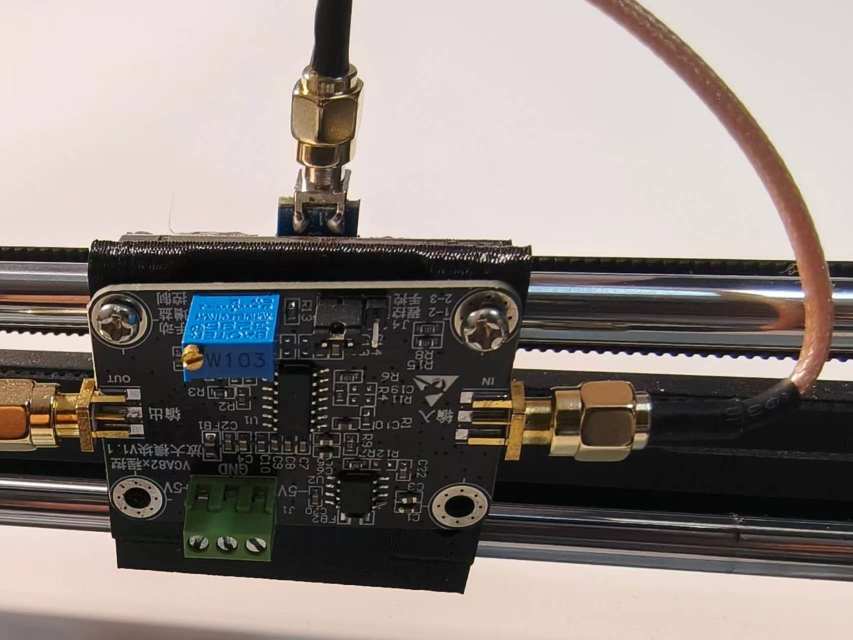
#> input picture assets/photos/analog-front-end.jpg, 1706 x 1280 px (shown at 1/2 size); its folder holds only this picture in this run
$ python -i rules_v2.py   (imports and definitions only)
#> lines starting #> are read from the running program, lines starting #| are printed output that depends on the picture
#> further down, picture is the input picture: shape (1280, 1706, 3); mean B, G, R 126.8, 130.9, 139.9
"""Conservative, reference-driven AOI: grayscale structure and material topology.

No learned model. All thresholds are pixel/pitch/area ratios; no defect positions
or component IDs are embedded. Raw colour supplies an auxiliary material cue.
"""
import time
import cv2
import numpy as np
from aoi.engine import decode, digest, patch, points, polygon_mask, quality

VERSION='rgb-aoi-simple-v2'

# [4 lines left out: function gray_structure, not called in this run]

def gray_display(image):
    gray=cv2.cvtColor(image,cv2.COLOR_BGR2GRAY)
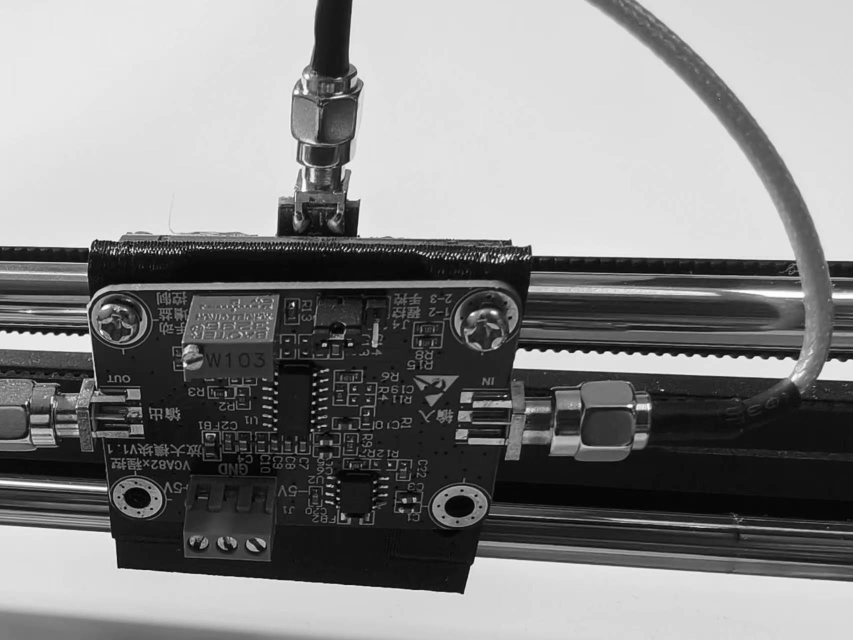
#> gray: shape (1280, 1706) (shown at 1/2 size); min 0, max 255, mean 133.2
    light=cv2.GaussianBlur(gray.astype(np.float32),(0,0),31)
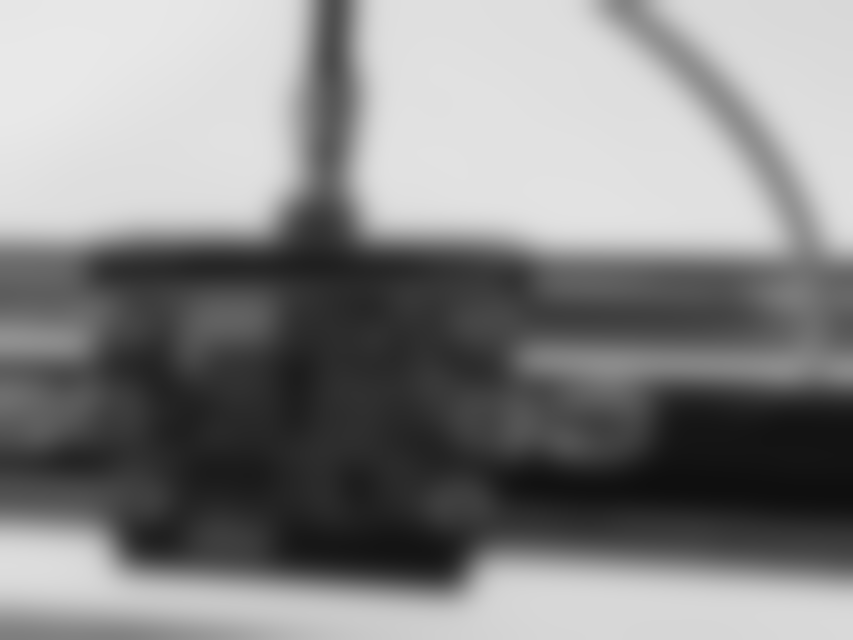
#> light: shape (1280, 1706) float32 (shown at 1/2 size); min 15.01, max 232.9, mean 133.2
    corrected=np.clip(gray.astype(np.float32)*np.clip(65/np.maximum(light,12),.55,2.8),0,255).astype(np.uint8)
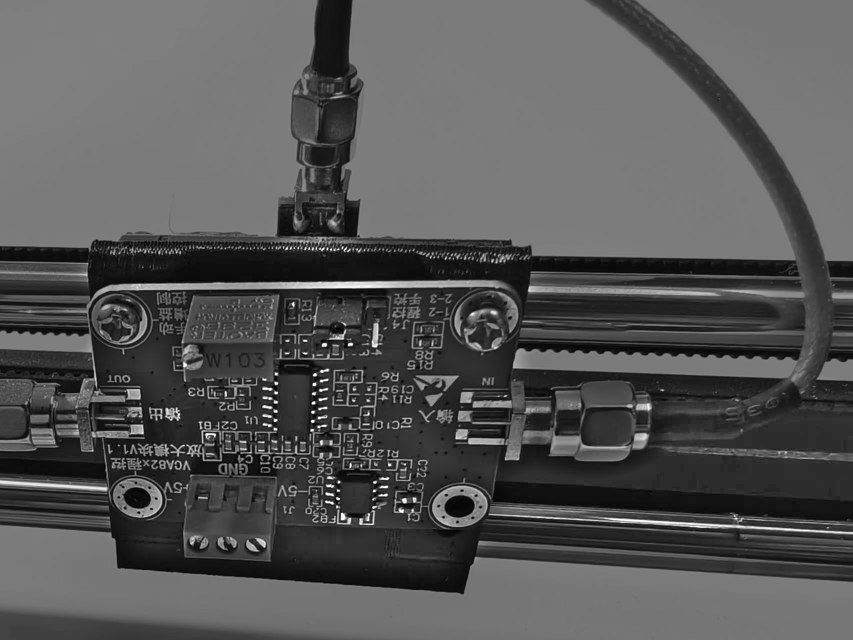
#> corrected: shape (1280, 1706) (shown at 1/2 size); min 0, max 255, mean 86
    return cv2.createCLAHE(1.5,(16,12)).apply(corrected)
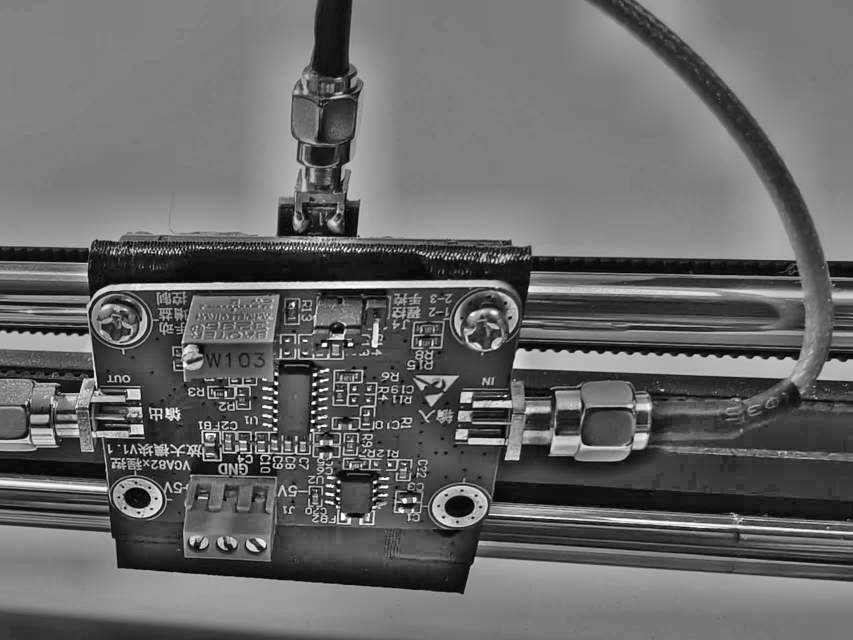
#> returned value: shape (1280, 1706) (shown at 1/2 size); min 0, max 255, mean 104.1

def warm_body(image):
    hsv=cv2.cvtColor(image,cv2.COLOR_BGR2HSV)
    return (hsv[:,:,0]>=5)&(hsv[:,:,0]<=35)&(hsv[:,:,1]>=25)&(hsv[:,:,2]>=18)

def connected(binary):
    n,labels,stats,_=cv2.connectedComponentsWithStats(binary.astype(np.uint8))
    return labels,[(k,*map(int,stats[k])) for k in range(1,n)]

# [230 lines left out: function inspect, not called in this run]

>>> import cv2
>>> picture = cv2.imread('../../../assets/photos/analog-front-end.jpg')
>>> result = gray_display(picture)

$ run again, on assets/photos/mechanics-side.jpg
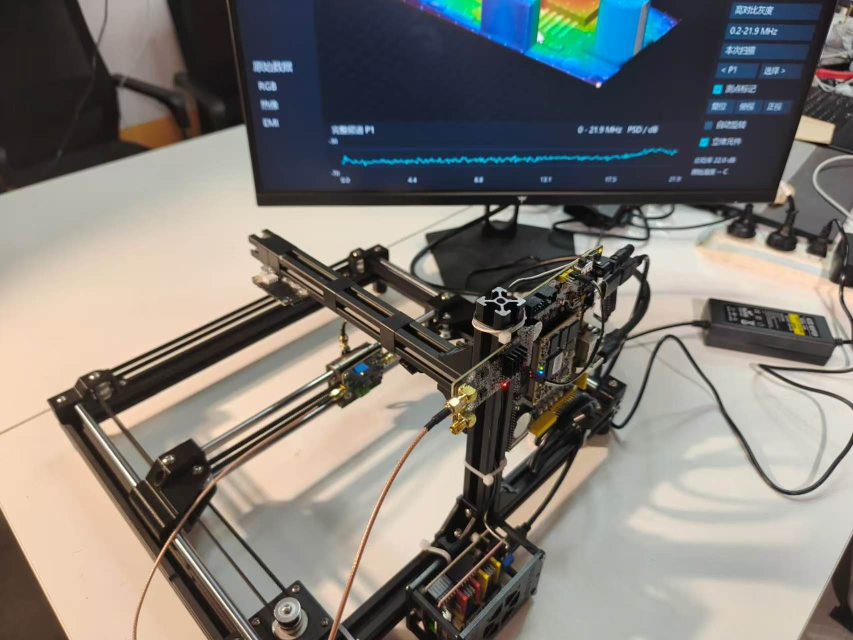
#> input picture assets/photos/mechanics-side.jpg, 1706 x 1280 px (shown at 1/2 size)
#> picture is the input picture: shape (1280, 1706, 3); mean B, G, R 116.1, 121, 124.3
#> in gray_display, `light=cv2.GaussianBlur(gray.astype(np.float32),(0,0),31)`:
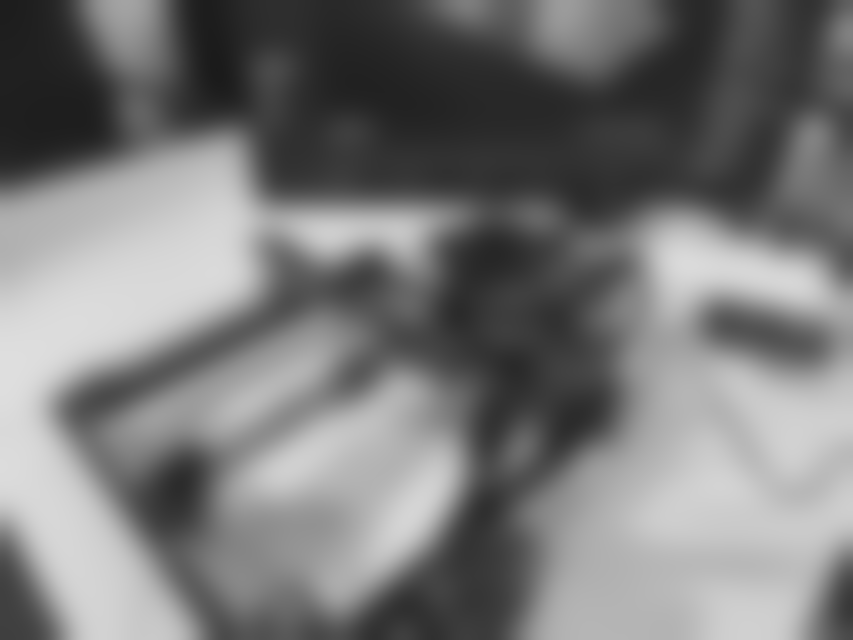
#> light: shape (1280, 1706) float32 (shown at 1/2 size); min 26.98, max 222.7, mean 121.4
#> in gray_display, `return cv2.createCLAHE(1.5,(16,12)).apply(corrected)`:
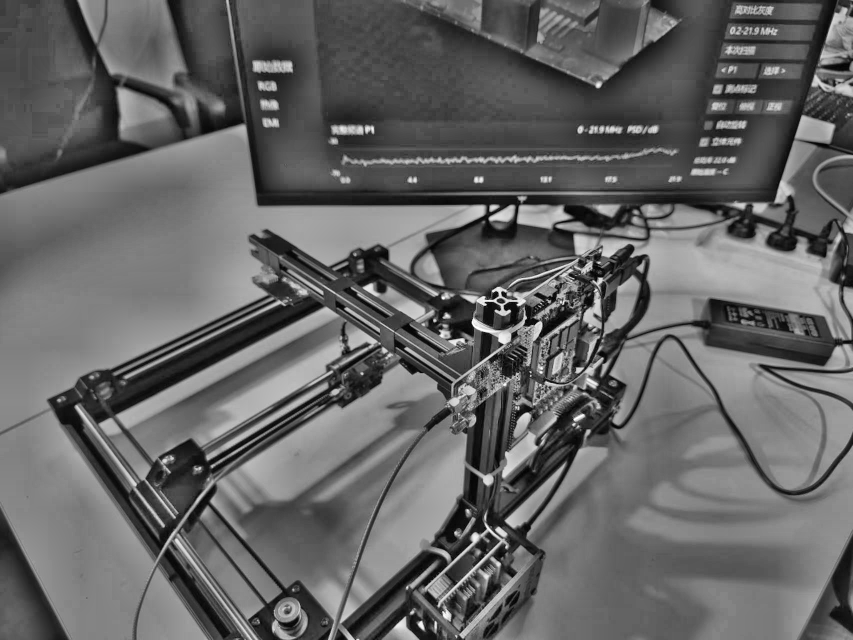
#> returned value: shape (1280, 1706) (shown at 1/2 size); min 0, max 255, mean 100.7

$ run again, on assets/photos/probe-and-workspace.jpg
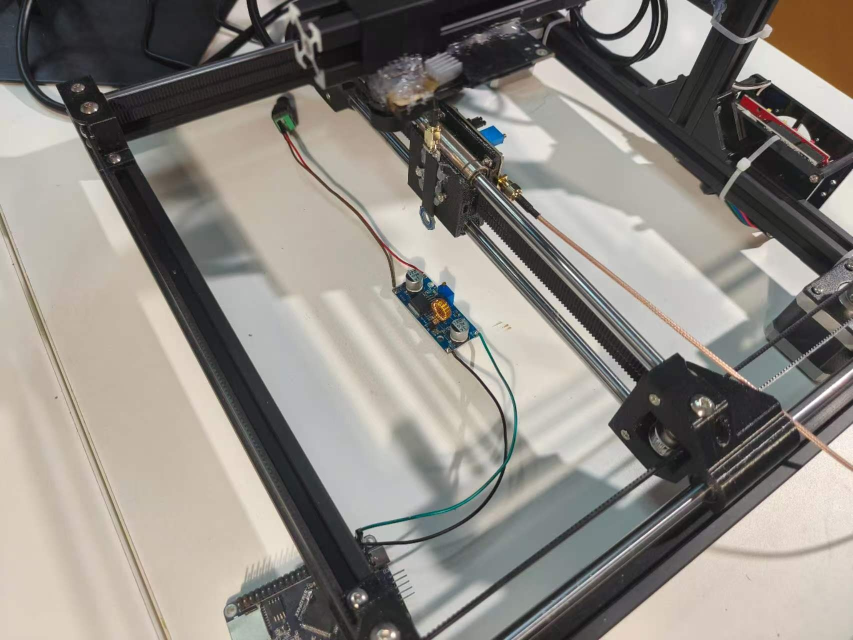
#> input picture assets/photos/probe-and-workspace.jpg, 1706 x 1280 px (shown at 1/2 size)
#> picture is the input picture: shape (1280, 1706, 3); mean B, G, R 130.4, 136.3, 141.2
#> in gray_display, `light=cv2.GaussianBlur(gray.astype(np.float32),(0,0),31)`:
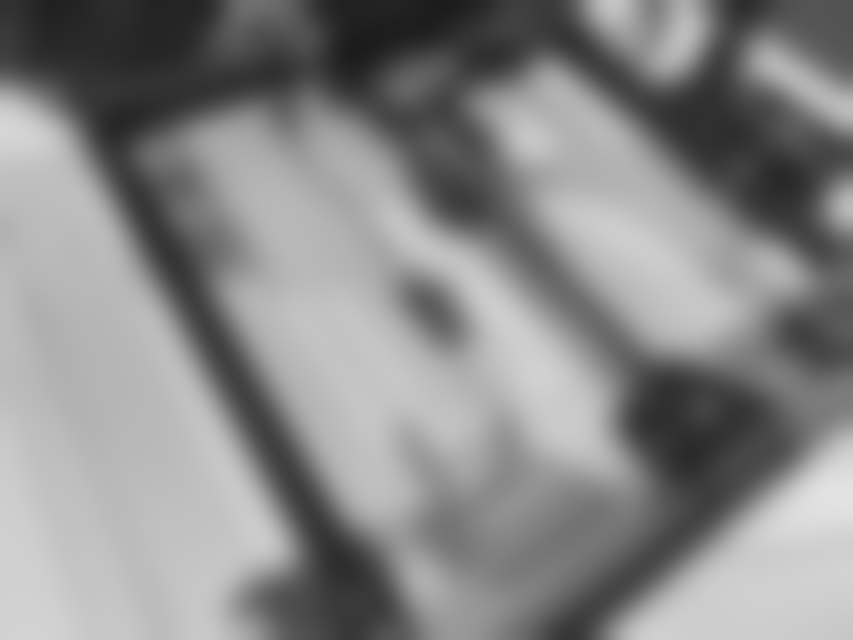
#> light: shape (1280, 1706) float32 (shown at 1/2 size); min 27.55, max 227, mean 137.1
#> in gray_display, `return cv2.createCLAHE(1.5,(16,12)).apply(corrected)`:
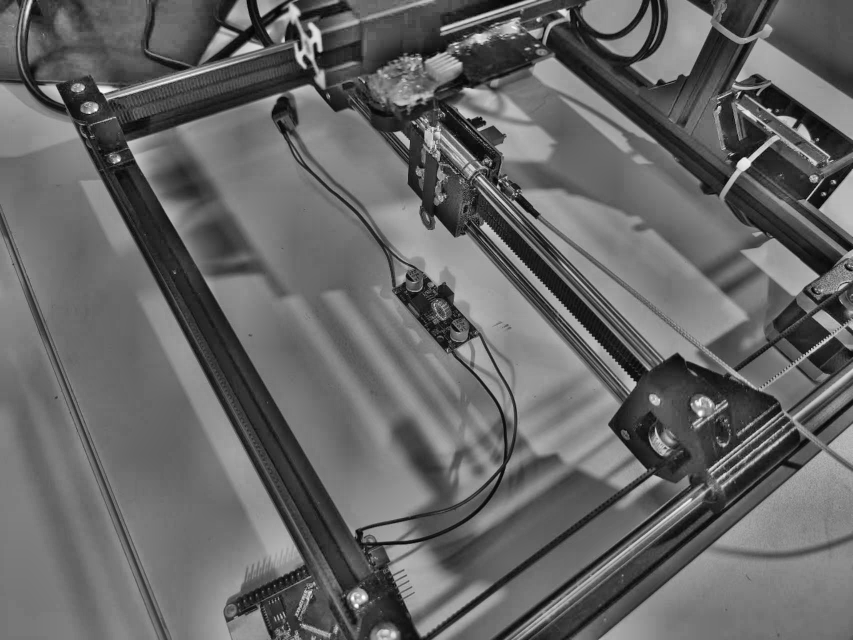
#> returned value: shape (1280, 1706) (shown at 1/2 size); min 0, max 255, mean 101.9
